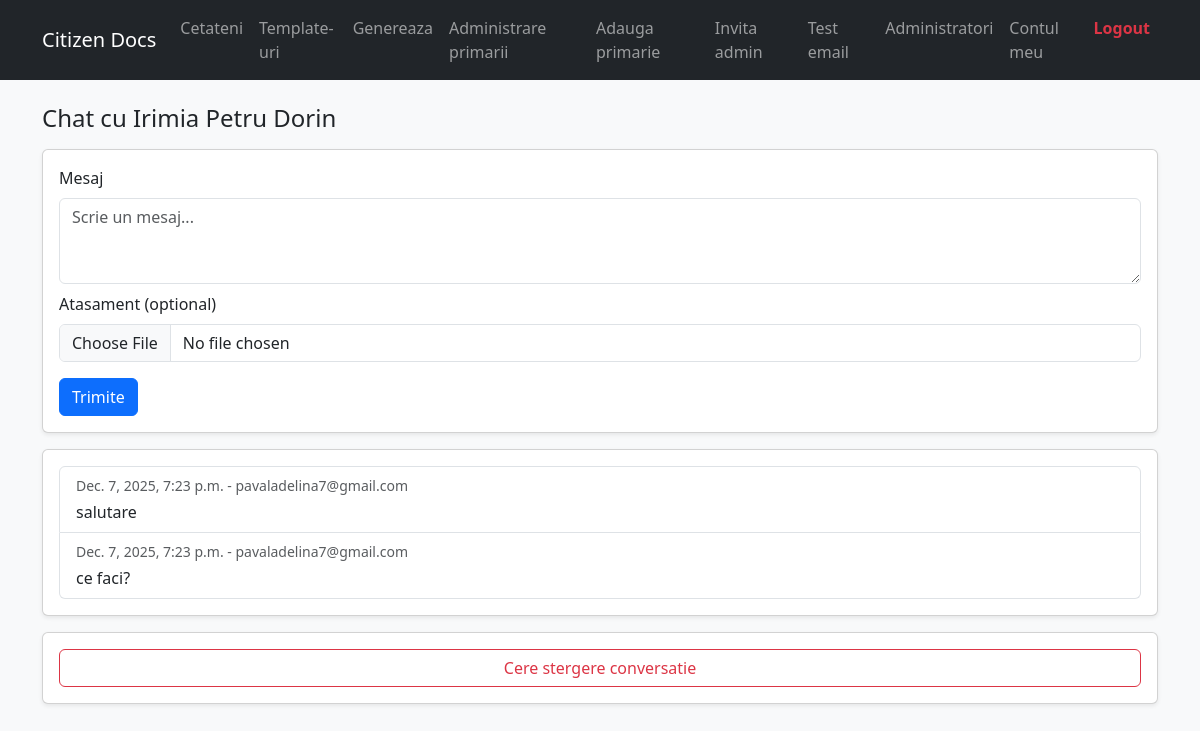
Page /chat/5/ (signed in) on the committed database.
### core/models.py (models this page shows, shortened)
class Citizen(models.Model):
    STATUS_CHOICES = [
        ("updated", "Date actualizate"),
        ("pending_validation", "Se asteapta validare"),
        ("needs_update", "Necesita actualizare"),
        ("up_to_date", "Date la zi"),
    ]
    full_name = models.CharField(max_length=200)
    identifier = models.CharField(
        max_length=50,
        blank=True,
        help_text="Ex: CNP sau un cod intern",
    )
    municipality = models.ForeignKey(
        Municipality, null=True, blank=True, on_delete=models.SET_NULL, related_name="citizens"
    )
    user = models.OneToOneField(
        User,
        null=True,
        blank=True,
        on_delete=models.SET_NULL,
        related_name="citizen_profile",
    )
    nume = models.CharField(max_length=100, blank=True)
    prenume = models.CharField(max_length=100, blank=True)
    cnp = models.CharField(max_length=13, unique=True, null=True, blank=True)
    strada = models.CharField(max_length=200, blank=True)
    nr = models.CharField(max_length=20, blank=True)
    localitate = models.CharField(max_length=200, blank=True)
    judet = models.CharField(max_length=200, blank=True)
    telefon = models.CharField(max_length=50, blank=True)
    email_recuperare = models.EmailField(blank=True)
    email_recuperare_verified = models.BooleanField(default=False)
    email_recuperare_pending = models.EmailField(blank=True)
    beneficiar = models.CharField(max_length=200, blank=True)
    emitent = models.CharField(max_length=200, blank=True)
    tip_document = models.CharField(max_length=200, blank=True)
    numar_document_extern = models.CharField(max_length=200, blank=True)
    data_emitere = models.DateField(null=True, blank=True)
    data = models.JSONField(default=dict, blank=True)
    profile_status = models.CharField(
        max_length=30, choices=STATUS_CHOICES, default="up_to_date"
    )
    created_at = models.DateTimeField(auto_now_add=True)
    updated_at = models.DateTimeField(auto_now=True)

class Message(models.Model):
    citizen = models.ForeignKey(
        Citizen, on_delete=models.CASCADE, related_name="messages"
    )
    sender = models.ForeignKey(User, on_delete=models.CASCADE)
    text = models.TextField(blank=True)
    attachment = models.FileField(upload_to="chat_attachments/", null=True, blank=True)
    read_by_staff = models.BooleanField(default=False)
    read_by_citizen = models.BooleanField(default=False)
    created_at = models.DateTimeField(auto_now_add=True)
    class Meta:
        ordering = ["created_at"]

### core/views.py (the view, shortened to what this page needs)
# urls.py: path("chat/", views.chat_thread, name="citizen_chat"),
@login_required
def chat_thread(request, citizen_id=None):
    DELETE_TOKEN = "__DELETE_REQUEST__"
    if request.user.is_staff:
        citizen = get_object_or_404(Citizen, id=citizen_id) if citizen_id else None
        muni = _user_municipality(request.user)
        if citizen and muni and citizen.municipality != muni:
            return HttpResponse(status=403)
    else:
        citizen = getattr(request.user, "citizen_profile", None)
        if not citizen:
            return HttpResponse(status=403)
    if citizen is None:
        return HttpResponse(status=404)
    msgs = Message.objects.filter(citizen=citizen).select_related("sender").order_by("created_at")
    pending_delete = msgs.filter(text=DELETE_TOKEN).exists()
    if request.user.is_staff:
        msgs.filter(sender__is_staff=False, read_by_staff=False).update(read_by_staff=True)
    else:
        msgs.filter(sender__is_staff=True, read_by_citizen=False).update(read_by_citizen=True)
    return render(
        request,
        "core/chat_thread.html",
        {"citizen": citizen, "chat_messages": msgs.exclude(text=DELETE_TOKEN), "pending_delete": pending_delete},
    )

### core/views.py (called while the page is built)
def _user_municipality(user):
    if not user.is_authenticated:
        return None
    if hasattr(user, "municipality_admin"):
        return user.municipality_admin.municipality
    return None

### templates/core/chat_thread.html (shortened to what this page needs)
{% extends "base.html" %}
{% block content %}
<h1 class="h4 mb-3">Chat cu {{ citizen.full_name }}</h1>
<form method="post" enctype="multipart/form-data" class="card card-body shadow-sm mb-3">
  <div class="mb-2">
    <label class="form-label">Mesaj</label>
    <textarea name="text" class="form-control" rows="3" placeholder="Scrie un mesaj..."></textarea>
  </div>
  <div class="mb-3">
    <label class="form-label">Atasament (optional)</label>
    <input type="file" name="attachment" class="form-control">
  </div>
  <div class="d-flex gap-2">
    <button class="btn btn-primary">Trimite</button>
  </div>
</form>
<div class="card shadow-sm mb-3">
  <div class="card-body" style="max-height: 50vh; overflow-y: auto;">
    {% if chat_messages %}
      <div class="list-group">
        {% for m in chat_messages %}
          <div class="list-group-item">
            <div class="d-flex justify-content-between small text-muted">
              <span>{{ m.created_at }} - {{ m.sender.username }}</span>
            </div>
            {% if m.text %}<div class="mt-1">{{ m.text|linebreaksbr }}</div>{% endif %}
          </div>
        {% endfor %}
      </div>
    {% else %}
      <p class="text-muted mb-0">Niciun mesaj.</p>
    {% endif %}
  </div>
</div>
{% if request.user.is_staff %}
<form method="post" class="card card-body shadow-sm">
  <button class="btn btn-outline-danger" {% if pending_delete %}disabled{% endif %}>
    {% if pending_delete %}Solicitare trimisa{% else %}Cere stergere conversatie{% endif %}
  </button>
</form>
{% endif %}
{% endblock %}

### templates/base.html (style rules this page uses)
body { min-height: 100vh; }

### rows in the picture
Citizen: full_name "Irimia Petru Dorin"
Message: created_at "Dec. 7, 2025, 7:23 p.m.", sender.username "pavaladelina7@gmail.com", text "salutare"
Message: created_at "Dec. 7, 2025, 7:23 p.m.", sender.username "pavaladelina7@gmail.com", text "ce faci?"
